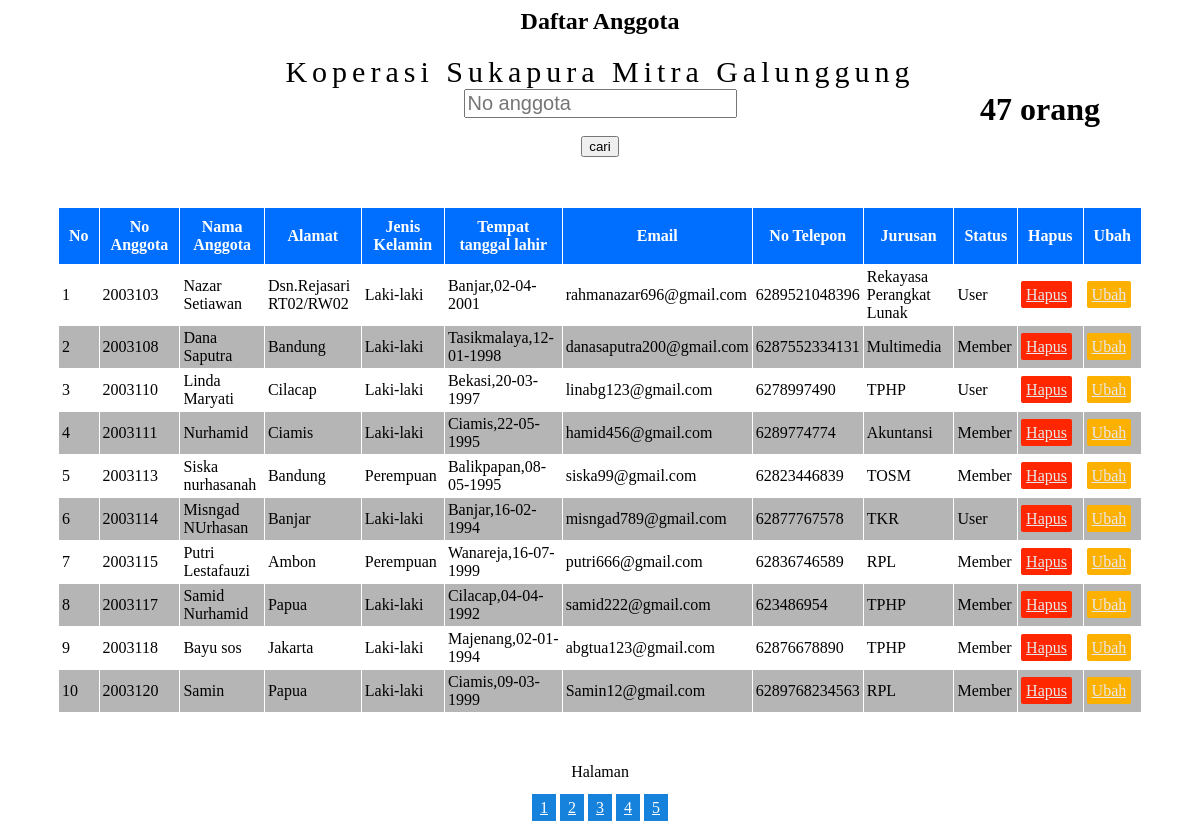
The page /Halaman/daftaranggota.php on the database its author committed.
### tables this page shows
CREATE TABLE `anggota` (
  `no` int(11) NOT NULL,
  `No_anggota` int(11) NOT NULL,
  `Nama` varchar(225) NOT NULL,
  `Alamat` text,
  `JK` char(1) DEFAULT NULL,
  `TTL` date DEFAULT NULL,
  `tempat_lahir` varchar(50) NOT NULL,
  `Email` varchar(50) NOT NULL,
  `No_telp` bigint(14) DEFAULT NULL,
  `Jurusan` varchar(50) DEFAULT NULL,
  `Password` varchar(8) DEFAULT NULL,
  `foto` varchar(225) NOT NULL,
  `Status` varchar(8) DEFAULT NULL,
  `verifycode` int(11) NOT NULL,
  `activated` set('Y','N') NOT NULL,
  `activation_code` varchar(50) NOT NULL
);

### Halaman/daftaranggota.php (the view, shortened to what this page needs)
<link rel="stylesheet" type="text/css" href="../table.css">
<link rel="stylesheet" type="text/css" href="style5.css">
<center>
<h2>Daftar Anggota</h2>
<?php
include 'Includes/Koneksi.php';
$query = mysqli_query($conn,"SELECT * FROM anggota");
$numrows = mysqli_num_rows($query);
echo "<h1 style='position:absolute;right:100px;top:70px;'>$numrows orang</h1>";
?>
<a style="letter-spacing:5px;color:black;font-size:30px;">Koperasi Sukapura Mitra Galunggung</a><br/>
<div style="right:0px;">
    <form action="" method="POST">
    <input type="number" class="textbox" style="font-size:20px;" name="no" placeholder="No anggota"><br/><br/>
    <input type="submit" value="cari" name="btn_cari" class="button">
    </form>
</div>
<table class="table" border="1" cellpadding="10">
<tr style="background-color:rgb(0, 110, 255);color:white;">
<th>No</th>
<th>No Anggota</th>
<th>Nama Anggota</th>
<th>Alamat</th>
<th>Jenis Kelamin</th>
<th>Tempat tanggal lahir</th>
<th>Email</th>
<th>No Telepon</th>
<th>Jurusan</th>
<th>Status</th>
<th>Hapus</th>
<th>Ubah</th>
</tr>
<?php
    include 'Includes/Koneksi.php';
    $halaman = 10;
    $page = isset($_GET['halaman']) ? (int)$_GET["halaman"]:1;
    $mulai = ($page>1) ? ($page * $halaman) - $halaman :0;
    if (isset($_POST['no'])){
        $no = $_POST['no'];
        if(!empty($no)){
            $urut = "WHERE no_anggota='$no'";
            $query2 = mysqli_query($conn,"SELECT no,
            No_anggota,
            Nama,
            Alamat,
            JK,
            DATE_FORMAT(TTL, '%d-%m-%Y') as TTL,
            tempat_lahir,
            Email,
            No_telp,
            Jurusan,
            foto,
            Status FROM anggota $urut")or die(mysqli_error($conn));
            $query = mysqli_query($conn,"SELECT no,
            No_anggota,
            Nama,
            Alamat,
            JK,
            DATE_FORMAT(TTL, '%d-%m-%Y') as TTL,
            tempat_lahir,
            Email,
            No_telp,
            Jurusan,
            foto,Status FROM anggota $urut LIMIT $mulai,$halaman")or die(mysqli_error($conn));
            $number = $mulai+1;
            $total = mysqli_num_rows($query2);
            $pages = ceil($total/$halaman);
        }
        else{
            $urut = "ORDER BY no_anggota ASC";
            $query2 = mysqli_query($conn,"SELECT no,
            No_anggota,
            Nama,
            Alamat,
            JK,
            DATE_FORMAT(TTL, '%d-%m-%Y') as TTL,
            tempat_lahir,
            Email,
            No_telp,
            Jurusan,
            foto,Status FROM anggota $urut")or die(mysqli_error($conn));
            $query = mysqli_query($conn,"SELECT no,
            No_anggota,
            Nama,
            Alamat,
            JK,
            DATE_FORMAT(TTL, '%d-%m-%Y') as TTL,
            tempat_lahir,
            Email,
            No_telp,
            Jurusan,
            foto,Status FROM anggota $urut LIMIT $mulai,$halaman")or die(mysqli_error($conn));
            $number = $mulai+1;
            $total = mysqli_num_rows($query2);
            $pages = ceil($total/$halaman);
        }
    }
    else{
        $query2 = mysqli_query($conn,"SELECT no,
        No_anggota,
        Nama,
        Alamat,
        JK,
        DATE_FORMAT(TTL, '%d-%m-%Y') as TTL,
        tempat_lahir,
        Email,
        No_telp,
        Jurusan,
        foto,Status FROM anggota ORDER BY no_anggota ASC")or die(mysqli_error($conn));
        $query = mysqli_query($conn,"SELECT no,
        No_anggota,
        Nama,
        Alamat,
        JK,
        DATE_FORMAT(TTL, '%d-%m-%Y') as TTL,
        tempat_lahir,
        Email,
        No_telp,
        Jurusan,
        foto,Status FROM anggota ORDER BY no_anggota ASC LIMIT $mulai,$halaman")or die(mysqli_error($conn));
        $total = mysqli_num_rows($query2);
        $pages = ceil($total/$halaman);
    }
    while ($show=mysqli_fetch_array($query)){
        if ($show['JK'] == "L"){
            $JK = "Laki-laki";
        }
        elseif ($show['JK'] == "P"){
            $JK = "Perempuan";
        }
        else {
            $JK = "Jenis kelamin tidak di ketahui";
        }
        echo "
        <tr>
            <td>$show[no]</td>
            <td>$show[No_anggota]</td>
            <td>$show[Nama]</td>
            <td>$show[Alamat]</td>
            <td>$JK</td>
            <td>$show[tempat_lahir],$show[TTL]</td>
            <td>$show[Email]</td>
            <td>$show[No_telp]</td>
            <td>$show[Jurusan]</td>
            <td>$show[Status]</td>
            <td><a class='button_red' href='Includes/hapusanggota.php?no_anggota=$show[No_anggota]' onclick='return konfirmasihapus()'>Hapus</a></td>
            <td><a class='button_yellow' href='menuutama.php?leftindex=EditAnggota&no_anggota=$show[No_anggota]&nama=$show[Nama]&alamat=$show[Alamat]&jk=$show[JK]&email=$show[Email]&no_telp=$show[No_telp]&jurusan=$show[Jurusan]&status=$show[Status]'>Ubah</td>
        </tr>
        ";
    }
?>
</table>
Halaman<br><br>
        <?php for ($i=1; $i<=$pages; $i++){echo "<a href='?leftindex=Daftaranggota&halaman= $i' class='pagination'>$i</a>";}?>
</center>

### table.css (style rules this page uses)
.table { border-style: none; font-style:tahoma; margin :50px; border-collapse:collapse; border-color:white; }
.table tr td { padding:3px; border-style:groove; }
.table tr:nth-child(odd) td { background-color:#b5b5b5; }
.table tr:nth-child(even) td { background-color:white; }

### style5.css (style rules this page uses)
.pagination { background-color: rgb(22, 130, 219); color:white; padding-top:5px; padding-bottom:5px; padding-left:8px; padding-right:8px; margin-left:2px ; margin-right:2px ; }

### Halaman/daftaranggota.php (style rules this page uses)
.button_red { background-color:#ff2600; color :#e8e8e8; padding:5px; border-radius:2px; }
.button_yellow { background-color:#fcb000; color :#e8e8e8; padding:5px; border-radius:2px; }

### rows shown on the page
anggota: no "1", No_anggota "2003103", Nama "Nazar Setiawan", Alamat "Dsn.Rejasari RT02/RW02", JK "Laki-laki", tempat_lahir "Banjar", show "02-04-2001", Email "rahmanazar696@gmail.com", No_telp "6289521048396", Jurusan "Rekayasa Perangkat Lunak", Status "User"
anggota: no "2", No_anggota "2003108", Nama "Dana Saputra", Alamat "Bandung", JK "Laki-laki", tempat_lahir "Tasikmalaya", show "12-01-1998", Email "danasaputra200@gmail.com", No_telp "6287552334131", Jurusan "Multimedia", Status "Member"
anggota: no "3", No_anggota "2003110", Nama "Linda Maryati", Alamat "Cilacap", JK "Laki-laki", tempat_lahir "Bekasi", show "20-03-1997", Email "linabg123@gmail.com", No_telp "6278997490", Jurusan "TPHP", Status "User"
anggota: no "4", No_anggota "2003111", Nama "Nurhamid", Alamat "Ciamis", JK "Laki-laki", tempat_lahir "Ciamis", show "22-05-1995", Email "hamid456@gmail.com", No_telp "6289774774", Jurusan "Akuntansi", Status "Member"
anggota: no "5", No_anggota "2003113", Nama "Siska nurhasanah", Alamat "Bandung", JK "Perempuan", tempat_lahir "Balikpapan", show "08-05-1995", Email "siska99@gmail.com", No_telp "62823446839", Jurusan "TOSM", Status "Member"
anggota: no "6", No_anggota "2003114", Nama "Misngad NUrhasan", Alamat "Banjar", JK "Laki-laki", tempat_lahir "Banjar", show "16-02-1994", Email "misngad789@gmail.com", No_telp "62877767578", Jurusan "TKR", Status "User"
anggota: no "7", No_anggota "2003115", Nama "Putri Lestafauzi", Alamat "Ambon", JK "Perempuan", tempat_lahir "Wanareja", show "16-07-1999", Email "putri666@gmail.com", No_telp "62836746589", Jurusan "RPL", Status "Member"
anggota: no "8", No_anggota "2003117", Nama "Samid Nurhamid", Alamat "Papua", JK "Laki-laki", tempat_lahir "Cilacap", show "04-04-1992", Email "samid222@gmail.com", No_telp "623486954", Jurusan "TPHP", Status "Member"
anggota: no "9", No_anggota "2003118", Nama "Bayu sos", Alamat "Jakarta", JK "Laki-laki", tempat_lahir "Majenang", show "02-01-1994", Email "abgtua123@gmail.com", No_telp "62876678890", Jurusan "TPHP", Status "Member"
anggota: no "10", No_anggota "2003120", Nama "Samin", Alamat "Papua", JK "Laki-laki", tempat_lahir "Ciamis", show "09-03-1999", Email "Samin12@gmail.com", No_telp "6289768234563", Jurusan "RPL", Status "Member"

### other values the page prints
$numrows "47"
